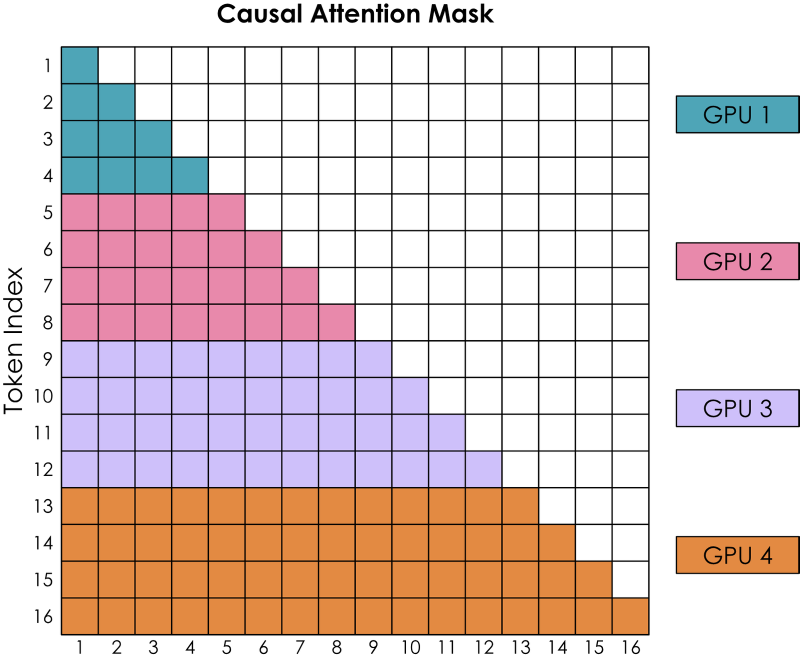
#> input picture ultrascale-p3-ring-pp-expert/cp_attnmask.png, 1599 x 1314 px (shown at 1/2 size)
$ python -i _raster.py   (imports and definitions only)
#> lines starting #> are read from the running program, lines starting #| are printed output that depends on the picture; after the words box and inside, x2 and y2 are one past the last pixel; in counts of white or black regions, pixels touching at a corner belong together
#> further down, picture is the input picture: PIL image 1599x1314 RGB; mean R, G, B 222.3, 203.9, 202.6
import os, numpy as np, re
from PIL import Image
from playwright.sync_api import sync_playwright

ART = r"D:/06_Hermes/articles/ultrascale-p3-ring-pp-expert"
svgs = ["cp_attnmask.svg", "cp_zigzagmask.svg", "5d_full.svg"]
VIEWBOX = re.compile(r'<svg[^>]*viewBox="([\d\.\- ]+)"', re.I)

def autocrop_nptrim(im, pad=6, thresh=248):
#> called with pad = 6, thresh = 248
    im = im.convert("RGB")
    a = np.array(im.convert("L"))
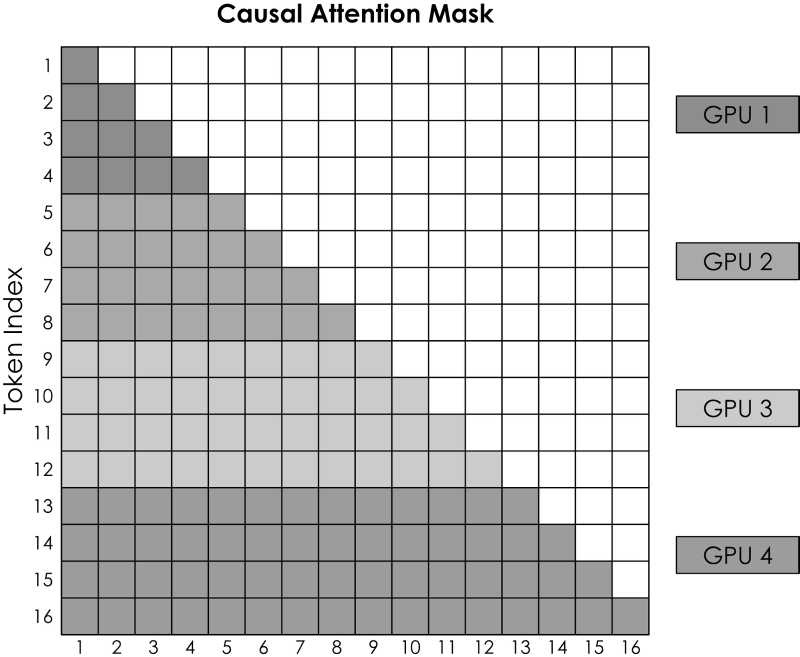
#> a: shape (1314, 1599) (shown at 1/2 size); min 0, max 255, mean 209.2
    nw = a < thresh
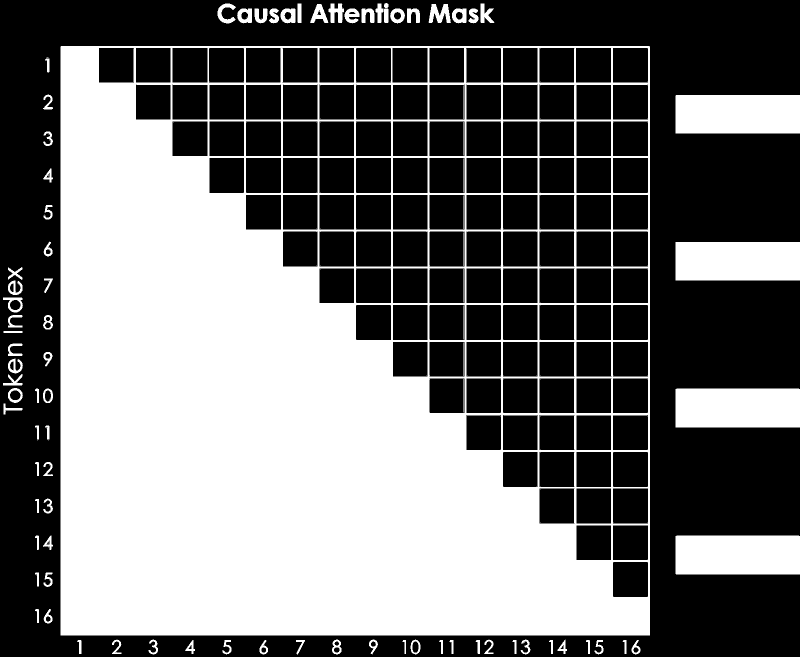
#> nw: shape (1314, 1599) bool (shown at 1/2 size); 43.5% white; 221 white regions (131 under 20 px), largest, box (x1, y1, x2, y2) and area: (121, 92, 1300, 1271) 813186, (1351, 1071, 1599, 1149) 19340, (1351, 484, 1599, 561) 19096
    rows = nw.any(axis=1); cols = nw.any(axis=0)
    if not rows.any():
        return im
    r0, r1 = rows.argmax(), len(rows) - rows[::-1].argmax() - 1
#> r0 = 6; r1 = 1308
    c0, c1 = cols.argmax(), len(cols) - cols[::-1].argmax() - 1
#> c0 = 6; c1 = 1598
    return im.crop((max(0, c0-pad), max(0, r0-pad), min(im.size[0], c1+pad), min(im.size[1], r1+pad)))

# [31 lines not run here, left out]

>>> from PIL import Image
>>> picture = Image.open('cp_attnmask.png')
>>> result = autocrop_nptrim(picture)

$ run again, on _nx_img1.jpg
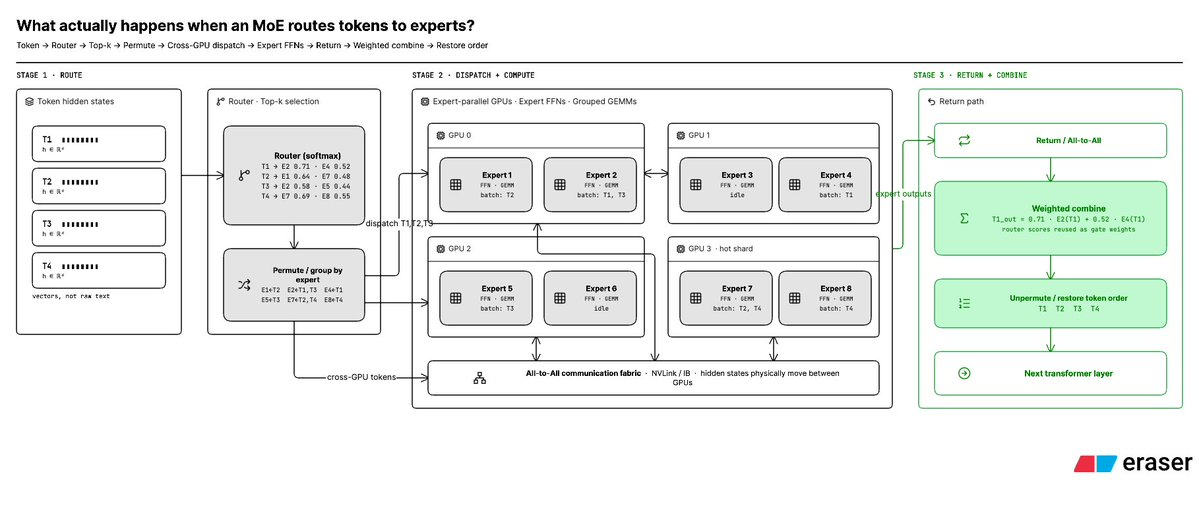
#> input picture _nx_img1.jpg, 1199 x 523 px
#> picture is the input picture: PIL image 1199x523 RGB; mean R, G, B 237.6, 240.9, 238.4
#> in autocrop_nptrim, `nw = a < thresh`:
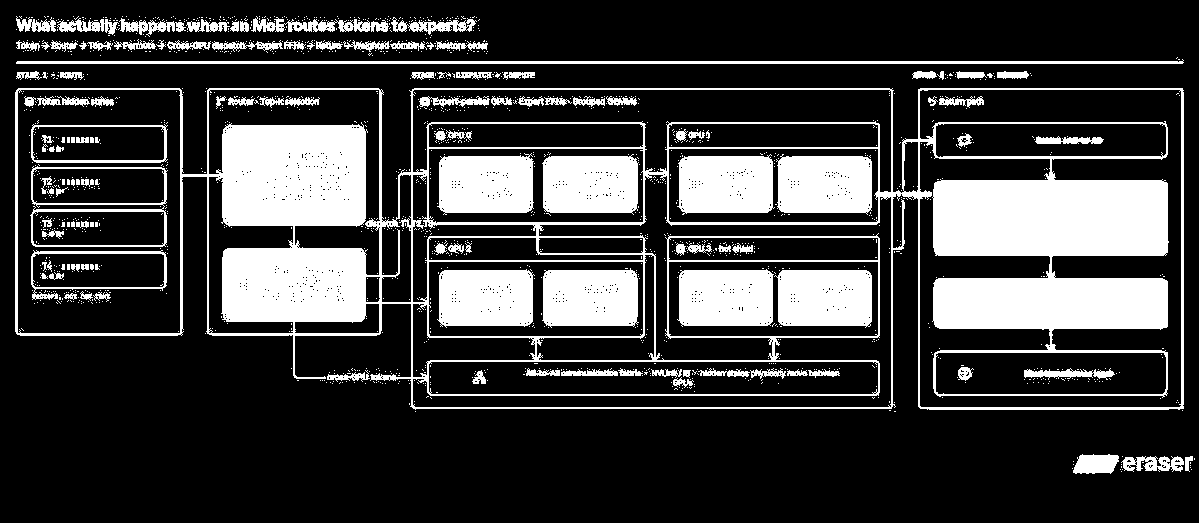
#> nw: shape (523, 1199) bool; 23.6% white; 1529 white regions (1404 under 20 px), largest, box (x1, y1, x2, y2) and area: (15, 88, 1184, 410) 80318, (542, 154, 639, 215) 5296, (437, 153, 534, 215) 5269
#> r0 = 16; r1 = 473
#> c0 = 15; c1 = 1194
#> in autocrop_nptrim, `return im.crop((max(0, c0-pad), max(0, r0-pad), min(im.size[0], c1+pad..`:
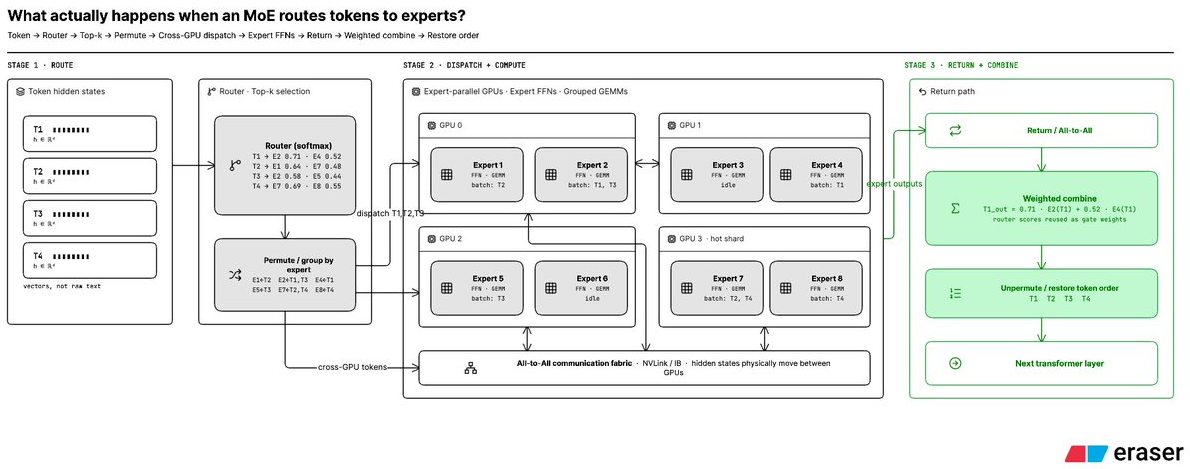
#> returned value: PIL image 1190x469 RGB; mean R, G, B 235.4, 239.2, 236.4
